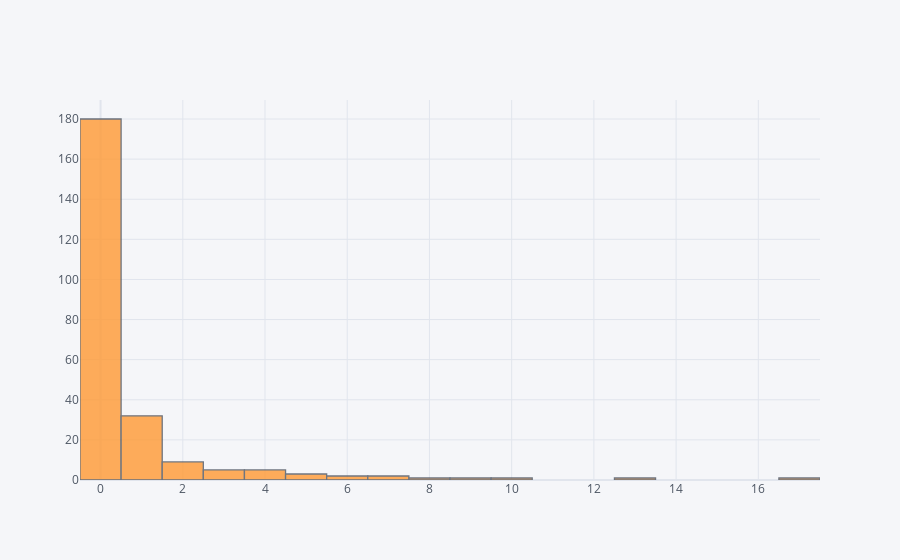

The code cell stored with this chart in its notebook:
### Markdown cell above
## Rain

### Code cell
df["Rain"].iplot(kind="histogram",bins=30)

### Figure 1 — Plotly figure (JSON) as saved in the notebook; plotly's stock layout.template omitted (floating-point values rounded to 4 significant figures; data arrays with more than 128 entries replaced by an {"elided": "..."} marker saying what was removed)
{"data": [{"histfunc": "count", "histnorm": "", "marker": {"color": "rgba(255, 153, 51, 1.0)", "line": {"color": "#4D5663", "width": 1.3}}, "name": "Rain", "nbinsx": 30, "opacity": 0.8, "orientation": "v", "type": "histogram", "x": {"elided": "243 float values"}}], "layout": {"barmode": "overlay", "legend": {"bgcolor": "#F5F6F9", "font": {"color": "#4D5663"}}, "paper_bgcolor": "#F5F6F9", "plot_bgcolor": "#F5F6F9", "title": {"font": {"color": "#4D5663"}}, "xaxis": {"gridcolor": "#E1E5ED", "showgrid": true, "tickfont": {"color": "#4D5663"}, "title": {"font": {"color": "#4D5663"}, "text": ""}, "zerolinecolor": "#E1E5ED"}, "yaxis": {"gridcolor": "#E1E5ED", "showgrid": true, "tickfont": {"color": "#4D5663"}, "title": {"font": {"color": "#4D5663"}, "text": ""}, "zerolinecolor": "#E1E5ED"}}}
